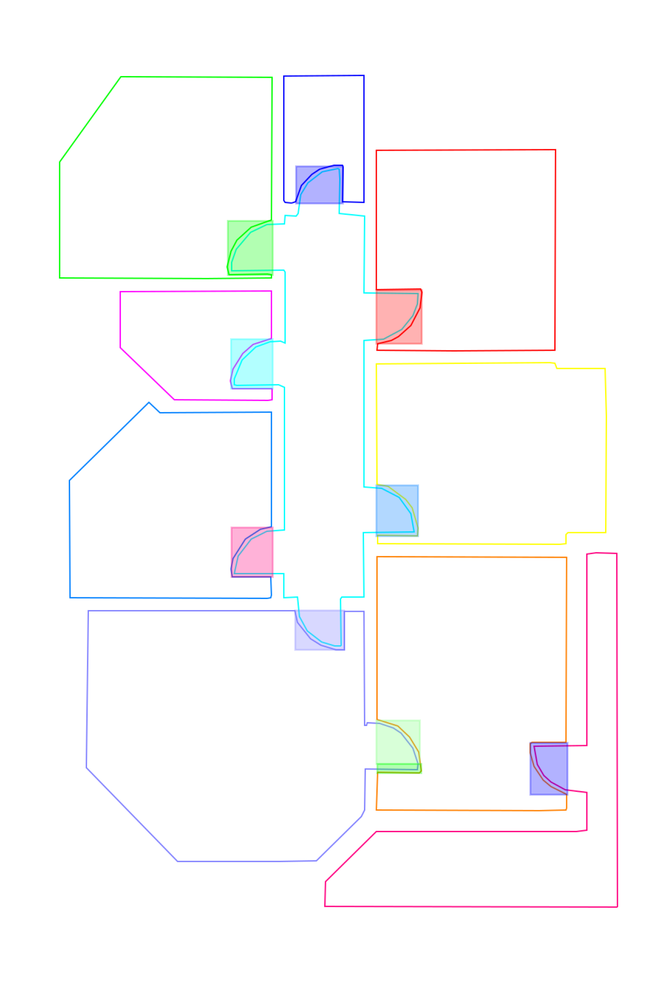
#> input picture 1.SVG_NODOOR/door/1_rooms_colored_with_overlays.png, 667 x 1000 px, shrunk from 1455 x 2182 before the run
$ python -i areas.py   (imports and definitions only)
#> lines starting #> are read from the running program, lines starting #| are printed output that depends on the picture
"""
Ricostruzione poligoni delle stanze da result_01_final.json
- noding (unary_union) della rete di segmenti
- polygonize delle linee nodelizzate
- match di ogni faccia alla stanza in base alla copertura di id-muro
- salvataggio: PNG (mappa etichettata), JSON (poligoni), CSV (aree)

Dipendenze: shapely>=2, matplotlib, pandas, numpy
Percorsi I/O modificabili nelle costanti qui sotto.
"""

import json, re
from collections import Counter, defaultdict
from pathlib import Path
from typing import Dict, Optional, List, Tuple

from shapely.geometry import LineString, MultiLineString
from shapely.ops import unary_union, polygonize
from shapely.strtree import STRtree

# Global parameters below imports (user rule)
# ------------------ Parametri per porte e collegamenti ------------------
DOOR_WIDTH = 4  # Spessore linea porte
WALL_WIDTH = 2  # Spessore linea muri
CONNECTION_WIDTH = 3  # Spessore linee di connessione tra stanze
DOOR_CENTER_MARKER_SIZE = 8  # Dimensione marker centro porta
DOOR_CENTER_COLOR = '#FF1493'  # Colore marker centro porta (DeepPink)
DOOR_COLOR = '#FF0000'  # Rosso per le porte tra stanze
WALL_COLOR = '#000000'  # Nero per i muri
CONNECTION_COLOR = '#FF69B4'  # Rosa per le linee di connessione

# ------------------ Helper ------------------
# [13 lines left out: functions parse_path_ML, is_door_segment, not called in this run]

def find_door_connections(data):
    """Trova tutti i collegamenti tramite porte tra le stanze."""
    connections = []
    walls_data = data['walls']
    rooms_data = data['rooms']

    # Crea una mappa per convertire room_X in s#room_X#NAME
    room_id_map = {}
    for room_id in rooms_data.keys():
        if '#' in room_id:
            parts = room_id.split('#')
            if len(parts) >= 2:
                room_number = parts[1]  # room_X
                room_id_map[room_number] = room_id

    for segment_id, wall_info in walls_data.items():
        if wall_info.get('door') == 'yes':
            # Estrai le stanze connesse dal segment_id
            parts = segment_id.split('#')
            if len(parts) >= 3:
                room_connection = parts[2]
                if '-' in room_connection and 'External' not in room_connection:
                    rooms = room_connection.split('-')
                    if len(rooms) == 2 and rooms[0] != rooms[1]:
                        # Converti room_X in s#room_X#NAME
                        room1_id = room_id_map.get(rooms[0])
                        room2_id = room_id_map.get(rooms[1])

                        if room1_id and room2_id:
                            coords = parse_path_ML(wall_info['path'])
                            if coords:
                                connections.append({
                                    'room1': room1_id,
                                    'room2': room2_id,
                                    'segment_id': segment_id,
                                    'coordinates': coords
                                })

    return connections

# [429 lines left out: functions get_door_center, compute_areas, not called in this run]


# ------------------ CLI Support (backward compatibility) ------------------
# [31 lines not run here, left out]

>>> import cv2
>>> picture = cv2.imread('../../../../../1.SVG_NODOOR/door/1_rooms_colored_with_overlays.png', cv2.IMREAD_GRAYSCALE)
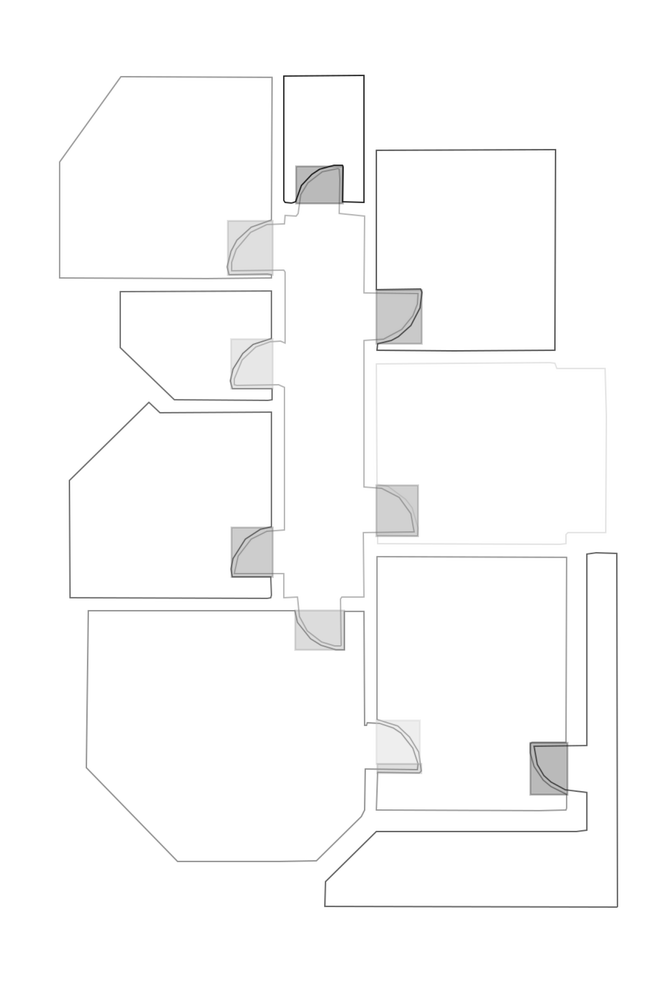
#> picture: shape (1000, 667); min 29, max 255, mean 251.4
#> (the run stopped early here; a loop or call above may not have finished)

$ run again, on 1.SVG_NODOOR/door/2_rooms_colored_with_overlays.png
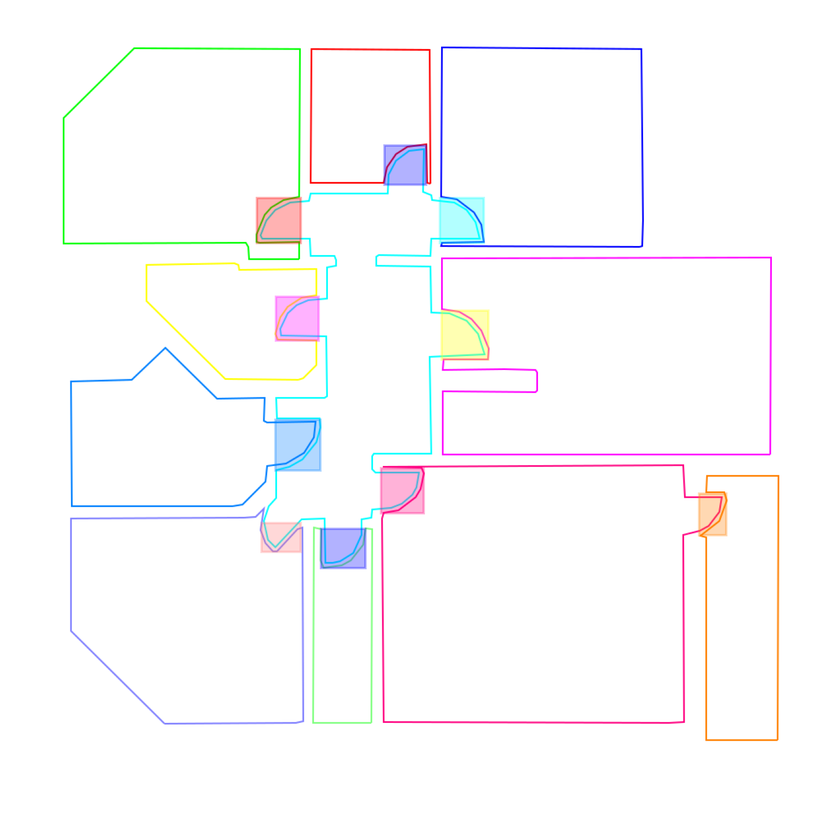
#> input picture 1.SVG_NODOOR/door/2_rooms_colored_with_overlays.png, 840 x 840 px, shrunk from 1455 x 1455 before the run
#> `picture = cv2.imread('../../../../../1.SVG_NODOOR/door/1_rooms_colored..`:
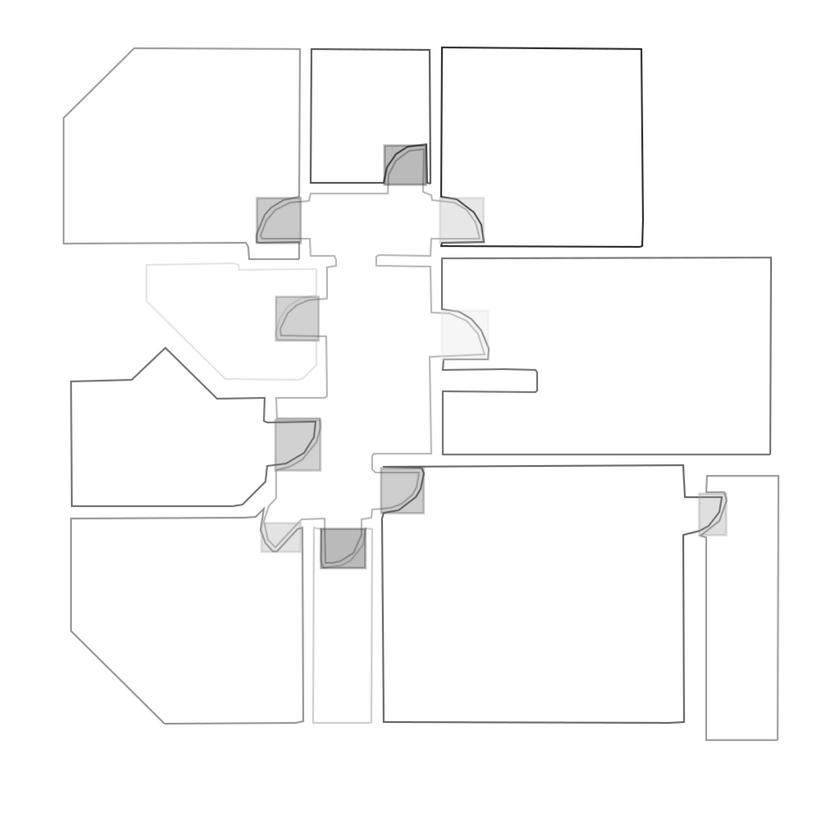
#> picture: shape (840, 840); min 29, max 255, mean 250.9

$ run again, on 1.SVG_NODOOR/door/3_rooms_colored_with_overlays.png
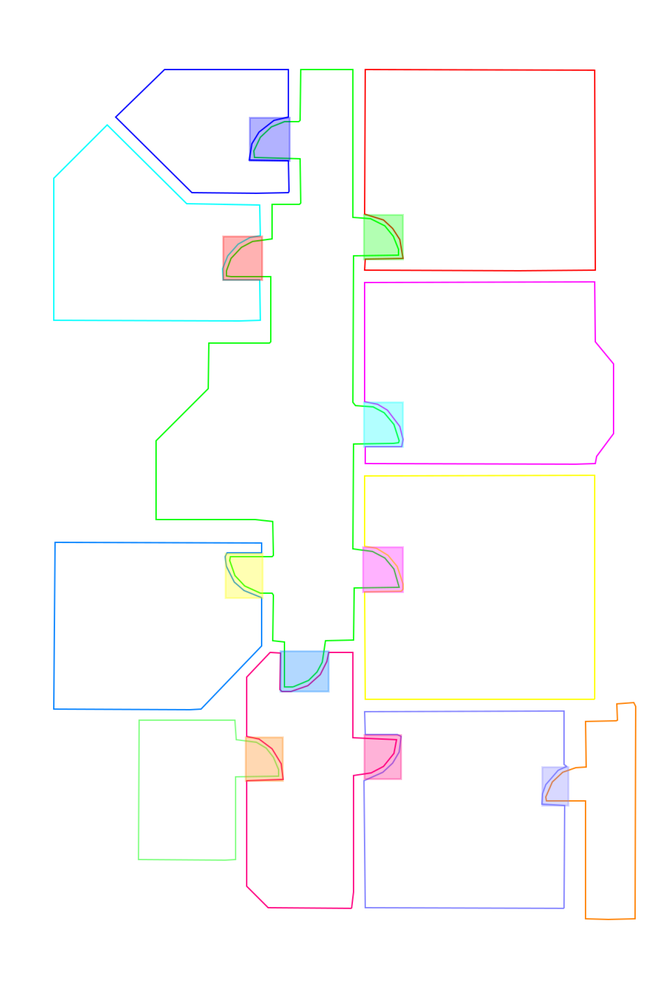
#> input picture 1.SVG_NODOOR/door/3_rooms_colored_with_overlays.png, 667 x 1000 px, shrunk from 1455 x 2182 before the run
#> `picture = cv2.imread('../../../../../1.SVG_NODOOR/door/1_rooms_colored..`:
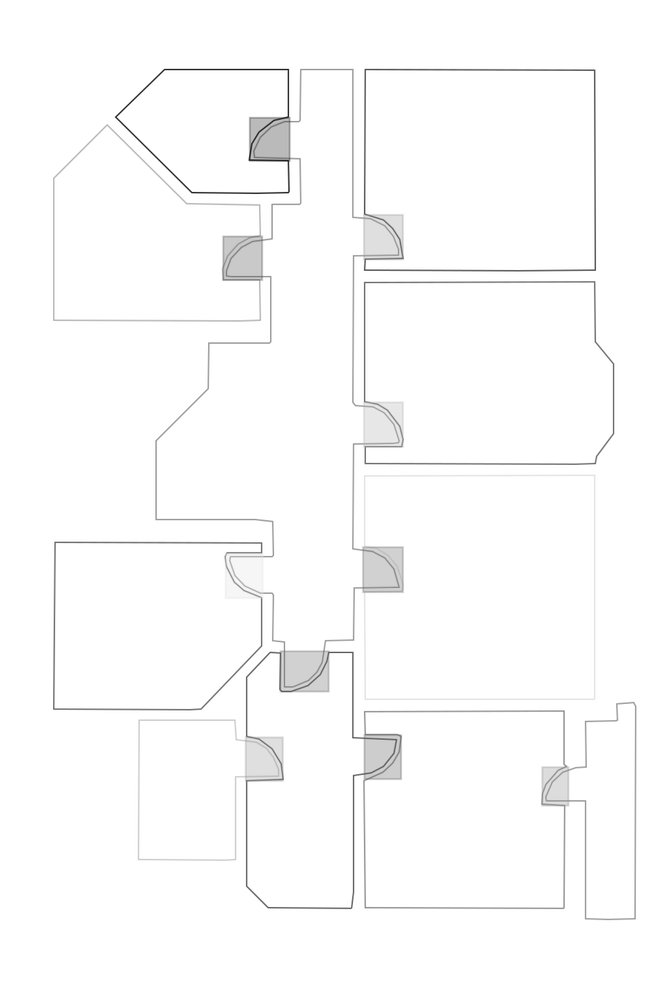
#> picture: shape (1000, 667); min 29, max 255, mean 251.6

$ run again, on 1.SVG_NODOOR/door/4_rooms_colored_with_overlays.png
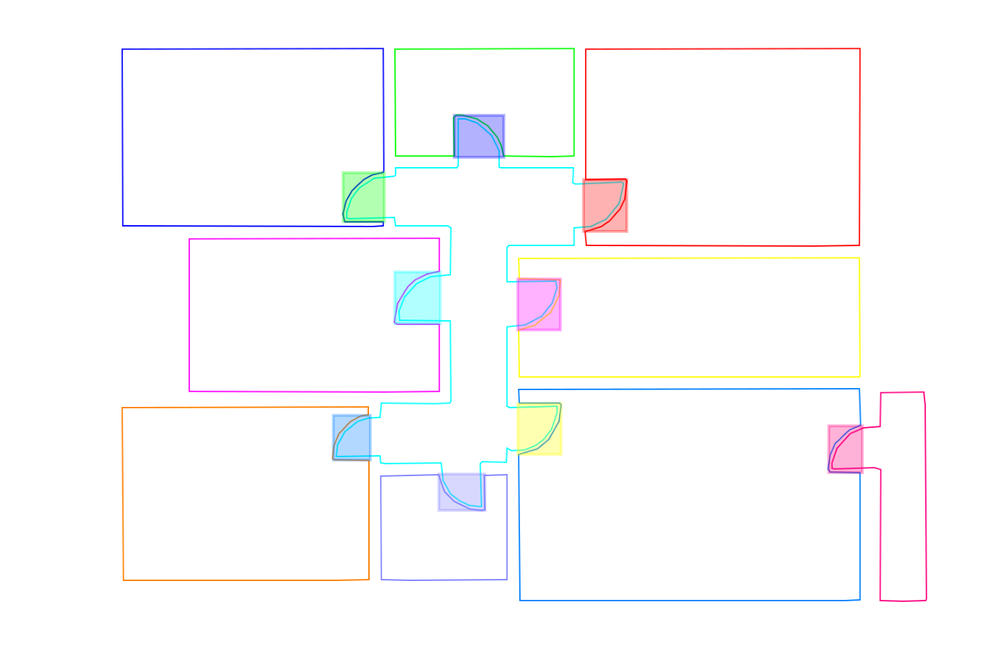
#> input picture 1.SVG_NODOOR/door/4_rooms_colored_with_overlays.png, 1000 x 667 px, shrunk from 1431 x 954 before the run
#> `picture = cv2.imread('../../../../../1.SVG_NODOOR/door/1_rooms_colored..`:
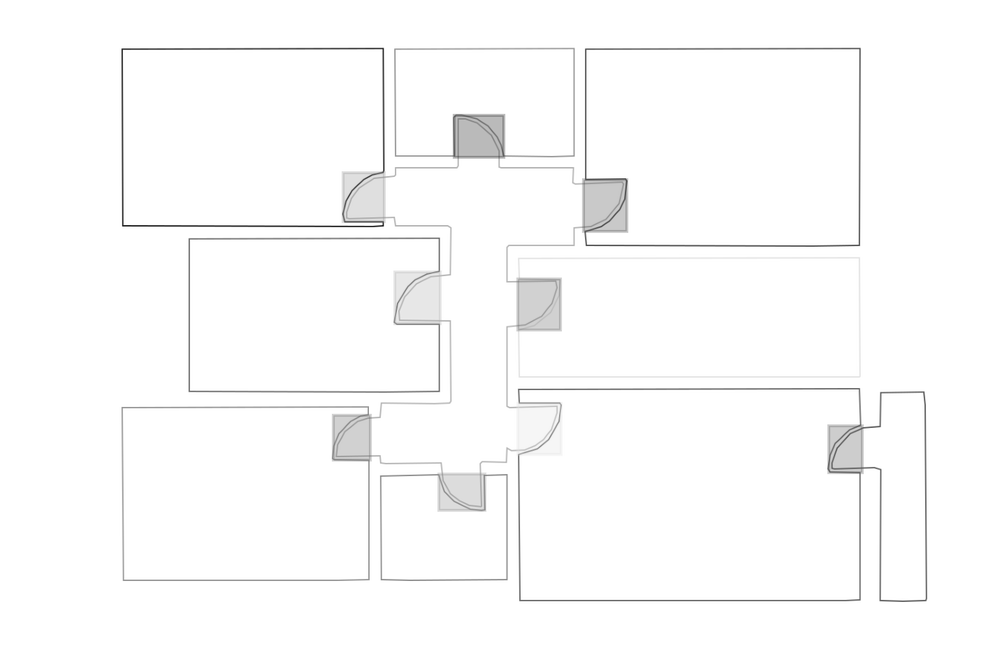
#> picture: shape (667, 1000); min 29, max 255, mean 251.4
